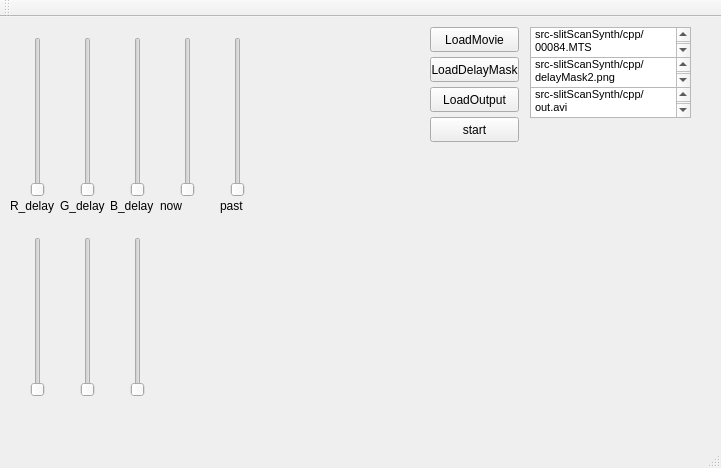
<?xml version="1.0" encoding="UTF-8"?>
<ui version="4.0">
 <class>MainWindow</class>
 <widget class="QMainWindow" name="MainWindow">
  <property name="geometry">
   <rect>
    <x>0</x>
    <y>0</y>
    <width>721</width>
    <height>468</height>
   </rect>
  </property>
  <property name="windowTitle">
   <string>MainWindow</string>
  </property>
  <widget class="QWidget" name="centralWidget">
   <widget class="QSlider" name="verticalSlider">
    <property name="geometry">
     <rect>
      <x>30</x>
      <y>20</y>
      <width>16</width>
      <height>160</height>
     </rect>
    </property>
    <property name="maximum">
     <number>8</number>
    </property>
    <property name="orientation">
     <enum>Qt::Vertical</enum>
    </property>
   </widget>
   <widget class="QSlider" name="verticalSlider_2">
    <property name="geometry">
     <rect>
      <x>80</x>
      <y>20</y>
      <width>16</width>
      <height>160</height>
     </rect>
    </property>
    <property name="maximum">
     <number>8</number>
    </property>
    <property name="orientation">
     <enum>Qt::Vertical</enum>
    </property>
   </widget>
   <widget class="QSlider" name="verticalSlider_3">
    <property name="geometry">
     <rect>
      <x>130</x>
      <y>20</y>
      <width>16</width>
      <height>160</height>
     </rect>
    </property>
    <property name="maximum">
     <number>8</number>
    </property>
    <property name="orientation">
     <enum>Qt::Vertical</enum>
    </property>
   </widget>
   <widget class="QSlider" name="verticalSlider_currentFactor">
    <property name="geometry">
     <rect>
      <x>180</x>
      <y>20</y>
      <width>16</width>
      <height>160</height>
     </rect>
    </property>
    <property name="maximum">
     <number>255</number>
    </property>
    <property name="singleStep">
     <number>1</number>
    </property>
    <property name="orientation">
     <enum>Qt::Vertical</enum>
    </property>
   </widget>
   <widget class="QPushButton" name="pushButtonLoadMovie">
    <property name="geometry">
     <rect>
      <x>430</x>
      <y>10</y>
      <width>89</width>
      <height>25</height>
     </rect>
    </property>
    <property name="font">
     <font>
      <pointsize>9</pointsize>
     </font>
    </property>
    <property name="text">
     <string>LoadMovie</string>
    </property>
   </widget>
   <widget class="QPlainTextEdit" name="plainTextEditLoadMovie">
    <property name="geometry">
     <rect>
      <x>530</x>
      <y>10</y>
      <width>161</width>
      <height>31</height>
     </rect>
    </property>
    <property name="font">
     <font>
      <pointsize>8</pointsize>
     </font>
    </property>
    <property name="plainText">
     <string>/Users/maku/Repositories/src-slitScanSynth/cpp/00084.MTS</string>
    </property>
   </widget>
   <widget class="QPlainTextEdit" name="plainTextEditLoadDelayMask">
    <property name="geometry">
     <rect>
      <x>530</x>
      <y>40</y>
      <width>161</width>
      <height>31</height>
     </rect>
    </property>
    <property name="font">
     <font>
      <pointsize>8</pointsize>
     </font>
    </property>
    <property name="plainText">
     <string>/Users/maku/Repositories/src-slitScanSynth/cpp/delayMask2.png</string>
    </property>
   </widget>
   <widget class="QPushButton" name="pushButtonLoadMask">
    <property name="geometry">
     <rect>
      <x>430</x>
      <y>40</y>
      <width>89</width>
      <height>25</height>
     </rect>
    </property>
    <property name="font">
     <font>
      <pointsize>9</pointsize>
     </font>
    </property>
    <property name="text">
     <string>LoadDelayMask</string>
    </property>
   </widget>
   <widget class="QPlainTextEdit" name="plainTextEditLoadOutput">
    <property name="geometry">
     <rect>
      <x>530</x>
      <y>70</y>
      <width>161</width>
      <height>31</height>
     </rect>
    </property>
    <property name="font">
     <font>
      <pointsize>8</pointsize>
     </font>
    </property>
    <property name="plainText">
     <string>/Users/maku/Repositories/src-slitScanSynth/cpp/out.avi</string>
    </property>
   </widget>
   <widget class="QPushButton" name="pushButtonLoadOutput">
    <property name="geometry">
     <rect>
      <x>430</x>
      <y>70</y>
      <width>89</width>
      <height>25</height>
     </rect>
    </property>
    <property name="font">
     <font>
      <pointsize>9</pointsize>
     </font>
    </property>
    <property name="text">
     <string>LoadOutput</string>
    </property>
   </widget>
   <widget class="QPushButton" name="pushButton">
    <property name="geometry">
     <rect>
      <x>430</x>
      <y>100</y>
      <width>89</width>
      <height>25</height>
     </rect>
    </property>
    <property name="text">
     <string>start</string>
    </property>
   </widget>
   <widget class="QLabel" name="label">
    <property name="geometry">
     <rect>
      <x>10</x>
      <y>180</y>
      <width>51</width>
      <height>17</height>
     </rect>
    </property>
    <property name="font">
     <font>
      <pointsize>9</pointsize>
     </font>
    </property>
    <property name="text">
     <string>R_delay</string>
    </property>
   </widget>
   <widget class="QLabel" name="label_2">
    <property name="geometry">
     <rect>
      <x>60</x>
      <y>180</y>
      <width>51</width>
      <height>17</height>
     </rect>
    </property>
    <property name="font">
     <font>
      <pointsize>9</pointsize>
     </font>
    </property>
    <property name="text">
     <string>G_delay</string>
    </property>
   </widget>
   <widget class="QLabel" name="label_3">
    <property name="geometry">
     <rect>
      <x>110</x>
      <y>180</y>
      <width>51</width>
      <height>17</height>
     </rect>
    </property>
    <property name="font">
     <font>
      <pointsize>9</pointsize>
     </font>
    </property>
    <property name="text">
     <string>B_delay</string>
    </property>
   </widget>
   <widget class="QLabel" name="label_4">
    <property name="geometry">
     <rect>
      <x>160</x>
      <y>180</y>
      <width>51</width>
      <height>17</height>
     </rect>
    </property>
    <property name="font">
     <font>
      <pointsize>9</pointsize>
     </font>
    </property>
    <property name="text">
     <string>now</string>
    </property>
   </widget>
   <widget class="QSlider" name="verticalSlider_redGain">
    <property name="geometry">
     <rect>
      <x>30</x>
      <y>220</y>
      <width>16</width>
      <height>160</height>
     </rect>
    </property>
    <property name="maximum">
     <number>8</number>
    </property>
    <property name="orientation">
     <enum>Qt::Vertical</enum>
    </property>
   </widget>
   <widget class="QSlider" name="verticalSlider_greenGain">
    <property name="geometry">
     <rect>
      <x>80</x>
      <y>220</y>
      <width>16</width>
      <height>160</height>
     </rect>
    </property>
    <property name="maximum">
     <number>8</number>
    </property>
    <property name="orientation">
     <enum>Qt::Vertical</enum>
    </property>
   </widget>
   <widget class="QSlider" name="verticalSlider_blueGain">
    <property name="geometry">
     <rect>
      <x>130</x>
      <y>220</y>
      <width>16</width>
      <height>160</height>
     </rect>
    </property>
    <property name="maximum">
     <number>8</number>
    </property>
    <property name="orientation">
     <enum>Qt::Vertical</enum>
    </property>
   </widget>
   <widget class="QSlider" name="verticalSlider_forgottenFactor">
    <property name="geometry">
     <rect>
      <x>230</x>
      <y>20</y>
      <width>16</width>
      <height>160</height>
     </rect>
    </property>
    <property name="maximum">
     <number>255</number>
    </property>
    <property name="singleStep">
     <number>1</number>
    </property>
    <property name="orientation">
     <enum>Qt::Vertical</enum>
    </property>
   </widget>
   <widget class="QLabel" name="label_5">
    <property name="geometry">
     <rect>
      <x>220</x>
      <y>180</y>
      <width>51</width>
      <height>17</height>
     </rect>
    </property>
    <property name="font">
     <font>
      <pointsize>9</pointsize>
     </font>
    </property>
    <property name="text">
     <string>past</string>
    </property>
   </widget>
  </widget>
  <widget class="QMenuBar" name="menuBar">
   <property name="geometry">
    <rect>
     <x>0</x>
     <y>0</y>
     <width>721</width>
     <height>22</height>
    </rect>
   </property>
  </widget>
  <widget class="QToolBar" name="mainToolBar">
   <attribute name="toolBarArea">
    <enum>TopToolBarArea</enum>
   </attribute>
   <attribute name="toolBarBreak">
    <bool>false</bool>
   </attribute>
  </widget>
  <widget class="QStatusBar" name="statusBar"/>
 </widget>
 <layoutdefault spacing="6" margin="11"/>
 <resources/>
 <connections/>
</ui>
